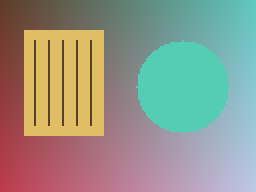
#> input picture images/sample.png, 128 x 96 px (shown 2 times larger)
$ python RGBToHSI.py
#> lines starting #> are read from the running program, lines starting #| are printed output that depends on the picture; long printed decimals are rounded
import cv2
import numpy as np
import matplotlib.pyplot as plt
from pathlib import Path

# DIP-Lab1.pdf, pages 59, 60, 61, 62, 63, 64, 65.
# Change Img_path to use your own image.
Img_path = str(Path(__file__).resolve().parents[1] / 'images' / 'sample.png')
img = cv2.imread(Img_path)
#> img is the input picture: shape (96, 128, 3); mean B, G, R 136.8, 149.8, 148.3
if img is None:
    raise SystemExit('Image not found! Check Img_path.')

channel = 'Intensity'

# Calculation
rgb = cv2.cvtColor(img, cv2.COLOR_BGR2RGB).astype(float) / 255
R, G, B = rgb[:, :, 0], rgb[:, :, 1], rgb[:, :, 2]
I = (R + G + B) / 3
total = R + G + B
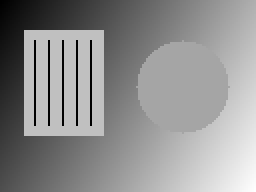
#> total: shape (96, 128) float64 (shown 2 times larger); min 0.765, max 2.43, mean 1.71; drawn with min black and max white
S = np.zeros_like(I)
mask = total > 0
#> mask: shape (96, 128) bool; every value is 1
S[mask] = 1 - 3 * np.minimum(np.minimum(R, G), B)[mask] / total[mask]
numerator = 0.5 * ((R - G) + (R - B))
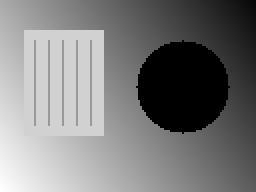
#> numerator: shape (96, 128) float64 (shown 2 times larger); min -0.422, max 0.475, mean 0.0195; drawn with min black and max white
denominator = np.sqrt((R - G) ** 2 + (R - B) * (G - B))
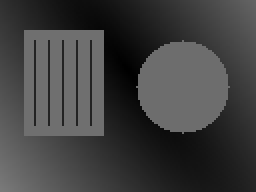
#> denominator: shape (96, 128) float64 (shown 2 times larger); min 0, max 0.478, mean 0.255
ratio = np.divide(numerator, denominator, out=np.ones_like(I), where=denominator > 1e-12)
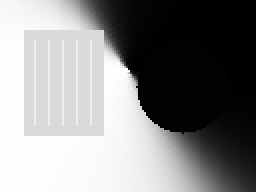
#> ratio: shape (96, 128) float64 (shown 2 times larger); min -1, max 1, mean 0.0763; drawn with min black and max white
theta = np.arccos(np.clip(ratio, -1, 1))
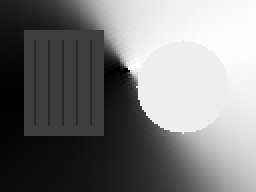
#> theta: shape (96, 128) float64 (shown 2 times larger); min 0, max 3.14, mean 1.51; drawn with min black and max white
H = np.degrees(np.where(B <= G, theta, 2 * np.pi - theta))
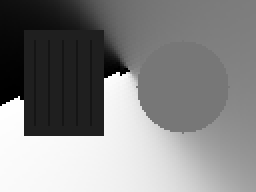
#> H: shape (96, 128) float64 (shown 2 times larger); min 0, max 359.4, mean 186.7; drawn with min black and max white
H[S <= 1e-12] = 0
selected = {'Hue': H / 360, 'Saturation': S, 'Intensity': I}[channel]
result = np.clip(np.round(selected * 255), 0, 255).astype(np.uint8)
cy, cx = I.shape[0] // 2, I.shape[1] // 2
#> cy = 48; cx = 64
details = {'hue_degrees': float(H[cy, cx]), 'saturation': float(S[cy, cx]), 'intensity': float(I[cy, cx])}
#> details = {'hue_degrees': 332.5, 'saturation': 0.0465, 'intensity': 0.535}

print("Center pixel H, S, I:", H[cy, cx], S[cy, cx], I[cy, cx])
#| Center pixel H, S, I: 332.543 0.04645 0.5346


# Display the results of this experiment.
plt.figure(figsize=(10, 9.0))

plt.subplot(2, 2, 1)
plt.imshow(cv2.cvtColor(img, cv2.COLOR_BGR2RGB))
plt.title('Original RGB display')
plt.axis("off")

plt.subplot(2, 2, 2)
plt.imshow(H, cmap='hsv', vmin=0, vmax=360)
plt.title('Hue (degrees)')
plt.axis("off")
plt.colorbar()

plt.subplot(2, 2, 3)
plt.imshow(S, cmap='gray', vmin=0, vmax=1)
plt.title('Saturation')
plt.axis("off")
plt.colorbar()

plt.subplot(2, 2, 4)
plt.imshow(I, cmap='gray', vmin=0, vmax=1)
plt.title('Intensity')
plt.axis("off")
plt.colorbar()

plt.tight_layout()
plt.show()
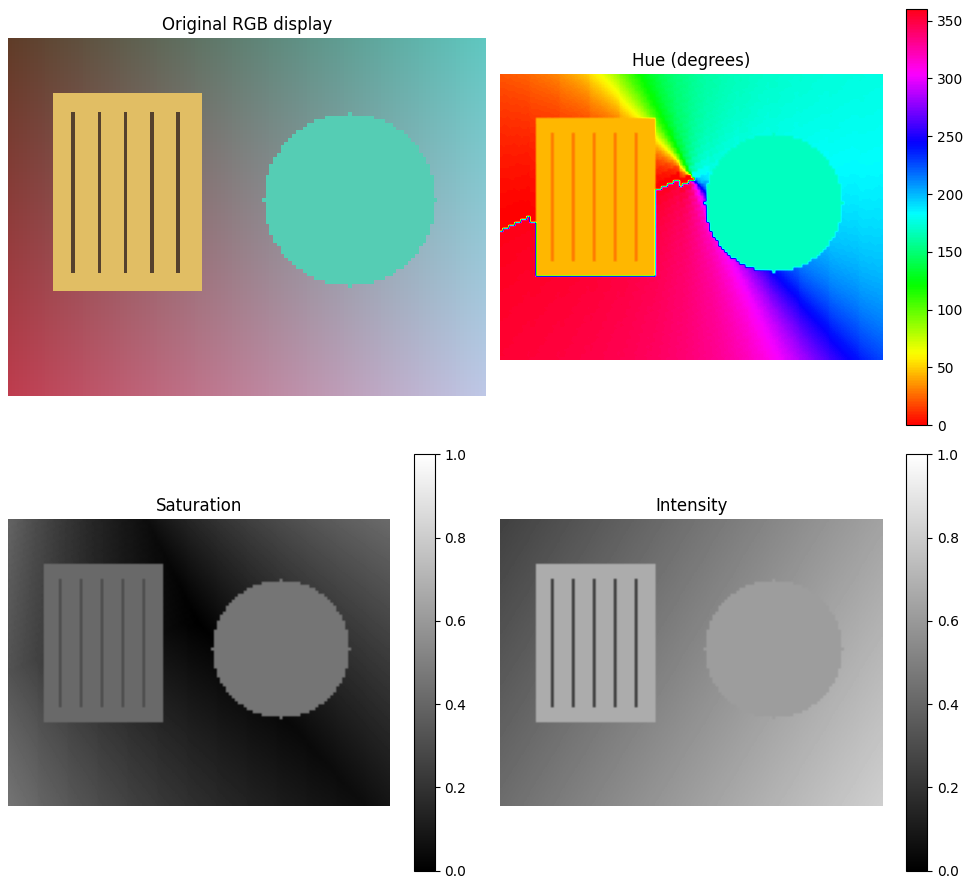
#> figure drawn by matplotlib, 7 panels
